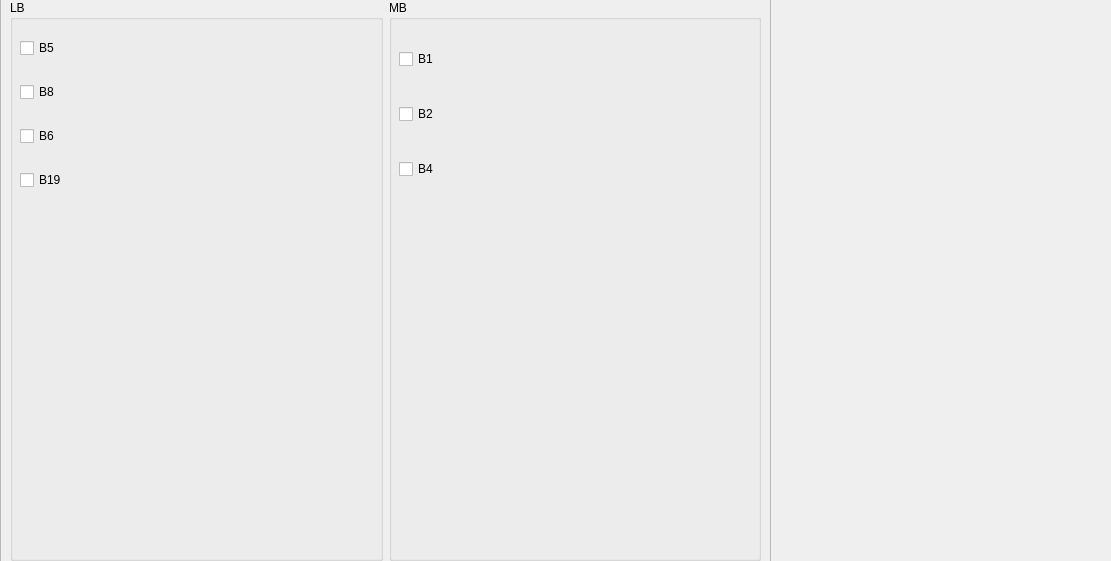
      <widget class="QWidget" name="page_wcdma">
       <property name="geometry">
        <rect>
         <x>0</x>
         <y>0</y>
         <width>1111</width>
         <height>561</height>
        </rect>
       </property>
       <attribute name="label">
        <string>WCDMA</string>
       </attribute>
       <widget class="QFrame" name="frame_band_wcdma">
        <property name="geometry">
         <rect>
          <x>0</x>
          <y>-10</y>
          <width>771</width>
          <height>581</height>
         </rect>
        </property>
        <property name="frameShape">
         <enum>QFrame::StyledPanel</enum>
        </property>
        <property name="frameShadow">
         <enum>QFrame::Raised</enum>
        </property>
        <layout class="QHBoxLayout" name="horizontalLayout_3">
         <item>
          <widget class="QGroupBox" name="groupBox_lb_wcdma">
           <property name="title">
            <string>LB</string>
           </property>
           <widget class="QWidget" name="layoutWidget_3">
            <property name="geometry">
             <rect>
              <x>10</x>
              <y>20</y>
              <width>341</width>
              <height>191</height>
             </rect>
            </property>
            <layout class="QGridLayout" name="gridLayout_13">
             <item row="0" column="0">
              <widget class="QCheckBox" name="b5_wcdma">
               <property name="text">
                <string>B5</string>
               </property>
              </widget>
             </item>
             <item row="2" column="0">
              <widget class="QCheckBox" name="b6_wcdma">
               <property name="text">
                <string>B6</string>
               </property>
              </widget>
             </item>
             <item row="1" column="0">
              <widget class="QCheckBox" name="b8_wcdma">
               <property name="text">
                <string>B8</string>
               </property>
              </widget>
             </item>
             <item row="3" column="0">
              <widget class="QCheckBox" name="b19_wcdma">
               <property name="text">
                <string>B19</string>
               </property>
              </widget>
             </item>
            </layout>
           </widget>
          </widget>
         </item>
         <item>
          <widget class="QGroupBox" name="groupBox_mb_wcdma">
           <property name="title">
            <string>MB</string>
           </property>
           <widget class="QWidget" name="layoutWidget_6">
            <property name="geometry">
             <rect>
              <x>10</x>
              <y>20</y>
              <width>341</width>
              <height>191</height>
             </rect>
            </property>
            <layout class="QGridLayout" name="gridLayout_14">
             <item row="1" column="0">
              <widget class="QCheckBox" name="b2_wcdma">
               <property name="text">
                <string>B2</string>
               </property>
              </widget>
             </item>
             <item row="2" column="0">
              <widget class="QCheckBox" name="b4_wcdma">
               <property name="text">
                <string>B4</string>
               </property>
              </widget>
             </item>
             <item row="0" column="0">
              <widget class="QCheckBox" name="b1_wcdma">
               <property name="text">
                <string>B1</string>
               </property>
              </widget>
             </item>
            </layout>
           </widget>
          </widget>
         </item>
        </layout>
       </widget>
      </widget>
